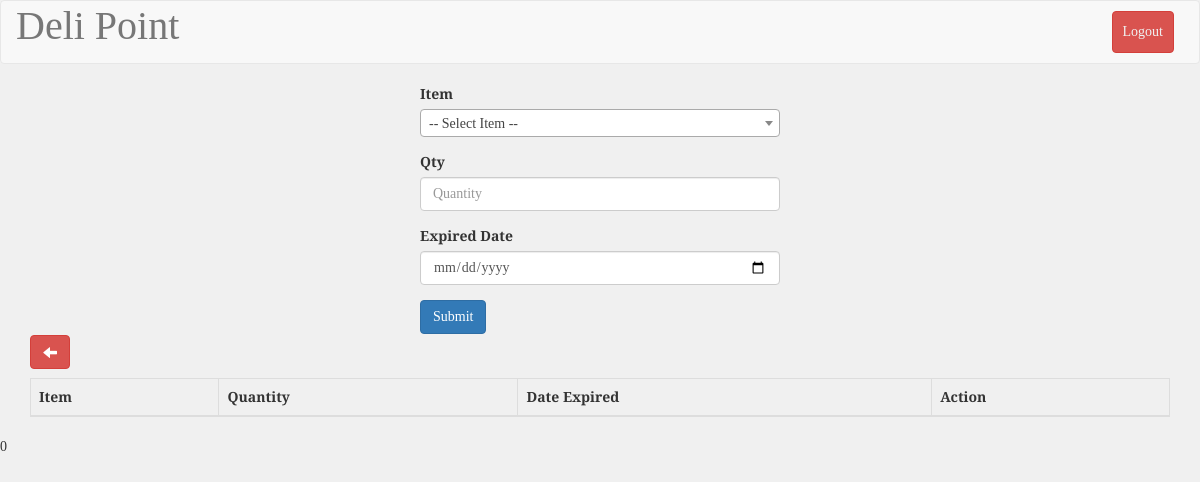
Before: /expired.php (signed in) with the older database file.
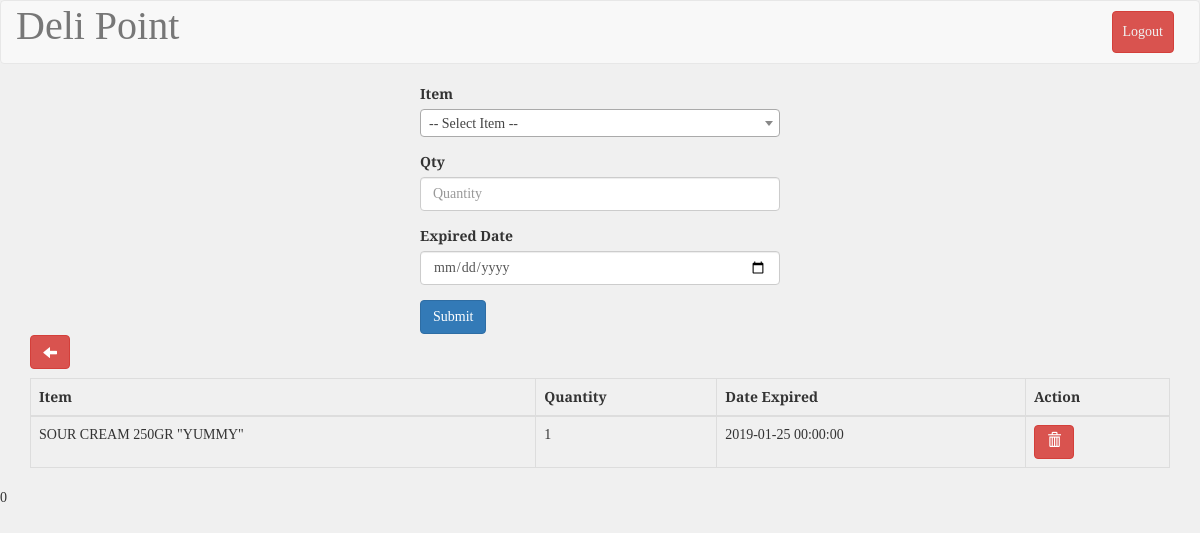
After: the same page with the newer database file.
### tables this page shows
CREATE TABLE `tb_expired` (
  `id` int(11) NOT NULL AUTO_INCREMENT,
  `id_item` int(11) NOT NULL,
  `qty` float NOT NULL,
  `expired_date` datetime NOT NULL,
  PRIMARY KEY (`id`)
);

CREATE TABLE `tb_barang` (
  `id` int(10) unsigned NOT NULL AUTO_INCREMENT,
  `item` varchar(100) NOT NULL,
  `price` double NOT NULL,
  `stock` float unsigned NOT NULL,
  `unit` varchar(100) NOT NULL,
  `kategori` int(11) NOT NULL,
  `supplier` int(11) NOT NULL,
  PRIMARY KEY (`id`)
);

### expired.php (the view, shortened to what this page needs)
<!doctype html>
<html>
<?php
include_once 'koneksi.php';
$barang = mysqli_query($conn, "SELECT te.id, tb.item, te.qty, te.expired_date from tb_expired te inner join tb_barang tb on te.id_item=tb.id");
?>
	<?php include("./templates/header.php"); ?>
	<link rel="stylesheet" type="text/css" href="./css/directPayStyle.css">
	<body>
			<div class="container-fluid" style="margin-right: -15px; margin-left: -15px;">
				<div class="row">
					<div class="col-md-12 header">
						<nav class="navbar navbar-default" role="navigation">
							<div class="container-fluid">
								<div class="navbar-header">
									<a class="navbar-brand" style="font-size: 40px;" href="#">Deli Point</a>
								</div>
								<div class="collapse navbar-collapse navbar-ex1-collapse">
									<ul class="nav navbar-nav navbar-right">
										<li><a ype="button" class="btn btn-danger" style="margin: 10px; padding: 10px;" href="logout.php">Logout</a></li>
									</ul>
								</div>
							</div>
						</nav>
					</div>
				</div>
			</div>
			<div class="container">
				<div class="row">
                    <div class="col-md-4">
                    </div>
                    <div class="col-md-4">
                        <form action="add_expired_process.php" method="POST">
                            <div class="form-group">
                                <label>Item</label>
                            </div>
                            <div class="form-group">
                                <label>Qty</label>
                                <input type="number" name="qty" step="any" min="0" class="form-control" id="qty" placeholder="Quantity">
                            </div>
                            <div class="form-group">
                                <label>Expired Date</label>
                                <input type="date" name="expired_date" class="form-control" id="expired_date" placeholder="Expired Date">
                            </div>
                            <button type="submit" class="btn btn-primary">Submit</button>
                        </form>
                    </div>
                    <div class="col-md-4">
                    </div>
				</div>
			</div>
			<div class="container">
				<div class="row">
					<div class="col-md-12">
						<a href="administrator.php" style="margin:0 5px 10px 0" type="button" class="btn btn-danger glyphicon glyphicon-arrow-left"></a>
						<table id="example" class="table table-bordered" style="width: 100%;">
							<thead>
								<tr>
									<th>Item</th>
									<th>Quantity</th>
									<th>Date Expired</th>
									<th>Action</th>
								</tr>
							</thead>
							<tbody>
								<?php
								$no=1;
								foreach ($barang as $data) {?>
								<tr>
									<td><?php echo $data["item"]; ?></td>
									<td><?php echo $data["qty"];?></td>
									<td><?php echo ($data["expired_date"]);?></td>
									<td>
										<a type="button" id="deleteBtn_<?php echo $data['id']; ?>" class="btn btn-danger deleteBtn"><span class="glyphicon glyphicon-trash"></span></a>
									</td>
								</tr>
								<?php $no++; }?>
							</tbody>
						</table>
					</div>
				</div>
			</div>
			<?php include("./templates/footer.php"); ?>
	</body>
</html>

Changed rows visible on the page:
added tb_expired: tb_barang.item "SOUR CREAM 250GR \"YUMMY\"", qty "1", expired_date "2019-01-25 00:00:00"
